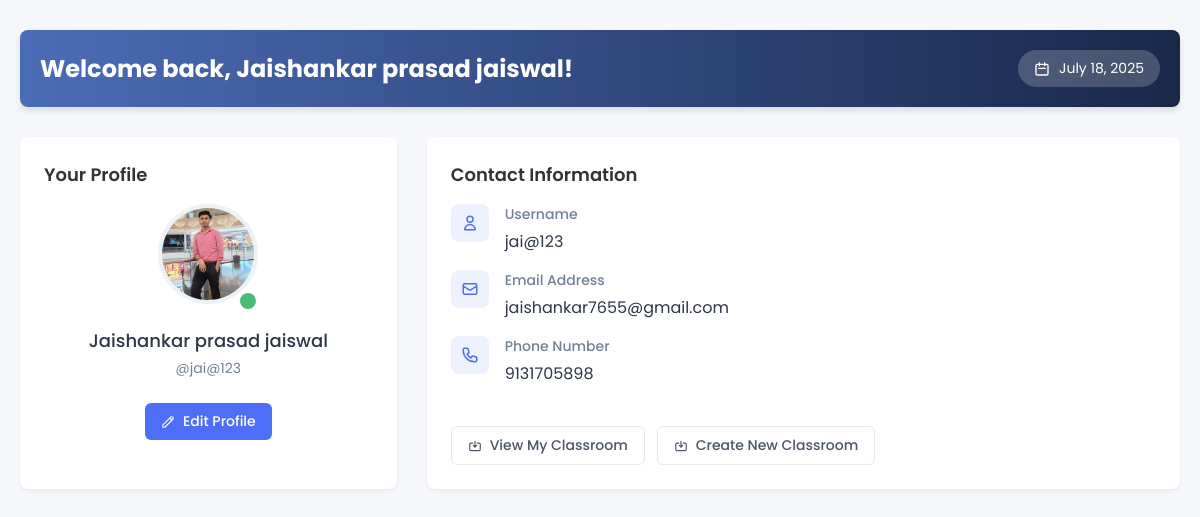
The page /dashboard/ (signed in) on the database its author committed.
### meet/models.py (models this page shows, shortened)
class UserRegister(models.Model):
    GENDER_CHOICES = (
        ('M', 'Male'),
        ('F', 'Female'),
        ('O', 'Other'),
    )
    full_name = models.CharField(max_length=100)
    username = models.CharField(max_length=100, unique=True)
    class_code = models.CharField(max_length=6, unique=True, blank=True)
    email = models.EmailField(unique=True)
    phone = models.CharField(max_length=10, unique=True)
    password = models.CharField(max_length=100)
    gender = models.CharField(max_length=10, choices=GENDER_CHOICES)
    profile = models.ImageField(upload_to='media/', blank=True, null=True)
    created_at = models.DateTimeField(auto_now_add=True)
    updated_at = models.DateTimeField(auto_now=True)

### meet/views.py (the view)
# urls.py: path('dashboard/', dashboard, name='dashboard'),
def dashboard(request):
    if 'user_id' not in request.session:
        return redirect('userLogin')  # Redirect to login page if not logged in
    user_id = request.session['user_id']
    user = UserRegister.objects.get(id=user_id)
    data = {
        'email': user.email,
        'phone': user.phone,
        'profile': user.profile.url if user.profile else None,
        'username': user.username,
        'full_name': user.full_name,
    }
    return render(request, 'meet/dashboard.html', {'data': data})

### meet/templates/meet/dashboard.html (shortened to what this page needs)
{% extends "meet/base.html" %}
{% block dashboard %}
<div class="dashboard-container">
  <div class="welcome-header">
    <div class="header-content">
      <h1>Welcome back, {{ data.full_name }}!</h1>
      <div class="date-display">
        <span>
          <svg xmlns="http://www.w3.org/2000/svg" width="16" height="16" viewBox="0 0 24 24">
            <path d="M8 7V3m8 4V3m-9 8h10M5 21h14a2 2 0 002-2V7a2 2 0 00-2-2H5a2 2 0 00-2 2v12a2 2 0 002 2z" />
          </svg>
          {% now "F j, Y" %}
        </span>
      </div>
    </div>
  </div>
  <div class="dashboard-grid">
    <div class="card profile-card">
      <div class="card-content">
        <h2>Your Profile</h2>
        <div class="profile-details">
          {% if data.profile %}
            <div class="profile-image-container">
              <img src="{{ data.profile }}" alt="Profile Picture" class="profile-image">
              <div class="status-indicator"></div>
            </div>
          {% else %}
            <div class="profile-placeholder">
              {{ data.full_name|slice:":1" }}
            </div>
          {% endif %}
          <h3>{{ data.full_name }}</h3>
          <p class="username">@{{ data.username }}</p>
          <button class="btn edit-profile-btn">
            <svg xmlns="http://www.w3.org/2000/svg" width="14" height="14" viewBox="0 0 24 24">
              <path d="M15.232 5.232l3.536 3.536m-2.036-5.036a2.5 2.5 0 113.536 3.536L6.5 21.036H3v-3.572L16.732 3.732z" />
            </svg>
            Edit Profile
          </button>
        </div>
      </div>
    </div>
    <div class="card contact-card">
      <div class="card-content">
        <h2>Contact Information</h2>
        <div class="contact-details">
          <div class="contact-item">
            <div class="icon-container">
              <svg xmlns="http://www.w3.org/2000/svg" width="18" height="18" viewBox="0 0 24 24">
                <path d="M16 7a4 4 0 11-8 0 4 4 0 018 0zM12 14a7 7 0 00-7 7h14a7 7 0 00-7-7z" />
              </svg>
            </div>
            <div class="contact-info">
              <h4>Username</h4>
              <p>{{ data.username }}</p>
            </div>
          </div>
          <div class="contact-item">
            <div class="icon-container">
              <svg xmlns="http://www.w3.org/2000/svg" width="18" height="18" viewBox="0 0 24 24">
                <path d="M3 8l7.89 5.26a2 2 0 002.22 0L21 8M5 19h14a2 2 0 002-2V7a2 2 0 00-2-2H5a2 2 0 00-2 2v10a2 2 0 002 2z" />
              </svg>
            </div>
            <div class="contact-info">
              <h4>Email Address</h4>
              <p>{{ data.email }}</p>
            </div>
          </div>
          <div class="contact-item">
            <div class="icon-container">
              <svg xmlns="http://www.w3.org/2000/svg" width="18" height="18" viewBox="0 0 24 24">
                <path d="M3 5a2 2 0 012-2h3.28a1 1 0 01.948.684l1.498 4.493a1 1 0 01-.502 1.21l-2.257 1.13a11.042 11.042 0 005.516 5.516l1.13-2.257a1 1 0 011.21-.502l4.493 1.498a1 1 0 01.684.949V19a2 2 0 01-2 2h-1C9.716 21 3 14.284 3 6V5z" />
              </svg>
            </div>
            <div class="contact-info">
              <h4>Phone Number</h4>
              <p>{{ data.phone }}</p>
            </div>
          </div>
          <div class="button-group">
            <button class="btn secondary-btn">
              <svg xmlns="http://www.w3.org/2000/svg" width="14" height="14" viewBox="0 0 24 24">
                <path d="M8 7H5a2 2 0 00-2 2v9a2 2 0 002 2h14a2 2 0 002-2V9a2 2 0 00-2-2h-3m-1 4l-3 3m0 0l-3-3m3 3V4" />
              </svg>
              View My Classroom
            </button>
            <button class="btn secondary-btn">
              <svg xmlns="http://www.w3.org/2000/svg" width="14" height="14" viewBox="0 0 24 24">
                <path d="M8 7H5a2 2 0 00-2 2v9a2 2 0 002 2h14a2 2 0 002-2V9a2 2 0 00-2-2h-3m-1 4l-3 3m0 0l-3-3m3 3V4" />
              </svg>
              Create New Classroom
            </button>
          </div>
        </div>
      </div>
    </div>
  </div>
</div>
{% endblock dashboard %}

### meet/static/meet/css/style.css (style rules this page uses)
.antialiased { background-color: red; }

### meet/templates/meet/base.html (style rules this page uses)
* { font-family: 'Poppins', sans-serif; box-sizing: border-box; }
body { margin: 0; padding: 0; background-color: #f5f5f5; }

### meet/templates/meet/dashboard.html (style rules this page uses)
.dashboard-container { background-color: #f5f7fa; min-height: 100vh; padding: 30px 20px; font-family: 'Arial', sans-serif; max-width: 1200px; margin: 0 auto; }
.welcome-header { background: linear-gradient(to right, #4b6cb7, #182848); border-radius: 8px; box-shadow: 0 4px 6px rgba(0, 0, 0, 0.1); padding: 20px; margin-bottom: 30px; }
.header-content { display: flex; justify-content: space-between; align-items: center; }
.welcome-header h1 { color: white; font-size: 24px; font-weight: bold; margin: 0; }
.date-display { display: none; }
@media (min-width: 640px) { .date-display { display: block; background-color: rgba(255, 255, 255, 0.2); color: white; padding: 8px 16px; border-radius: 20px; font-size: 14px; } }
@media (min-width: 640px) { .date-display svg { display: inline-block; vertical-align: middle; margin-right: 5px; fill: none; stroke: currentColor; stroke-width: 2; stroke-linecap: round; stroke-linejoin: round; } }
.dashboard-grid { display: grid; grid-template-columns: 1fr; gap: 30px; }
@media (min-width: 992px) { .dashboard-grid { grid-template-columns: 1fr 2fr; } }
.card { background-color: white; border-radius: 8px; box-shadow: 0 2px 4px rgba(0, 0, 0, 0.05); overflow: hidden; }
.card-content { padding: 24px; }
.card h2 { font-size: 18px; font-weight: 600; color: #333; margin-top: 0; margin-bottom: 16px; }
.profile-details { display: flex; flex-direction: column; align-items: center; }
.profile-image-container { position: relative; margin-bottom: 16px; }
.profile-image { width: 100px; height: 100px; border-radius: 50%; object-fit: cover; border: 4px solid #edf2f7; }
.status-indicator { position: absolute; bottom: 0; right: 0; background-color: #48bb78; width: 20px; height: 20px; border-radius: 50%; border: 2px solid white; }
.profile-details h3 { font-size: 18px; font-weight: 500; color: #2d3748; margin: 0; }
.username { font-size: 14px; color: #718096; margin-top: 4px; margin-bottom: 16px; }
.contact-details { display: flex; flex-direction: column; gap: 16px; }
.contact-item { display: flex; align-items: flex-start; }
.icon-container { background-color: #eef2ff; padding: 10px; border-radius: 8px; display: flex; align-items: center; justify-content: center; }
.icon-container svg { fill: none; stroke: #4f6ef7; stroke-width: 2; stroke-linecap: round; stroke-linejoin: round; }
.contact-info { margin-left: 16px; flex: 1; }
.contact-info h4 { font-size: 14px; font-weight: 500; color: #718096; margin: 0 0 4px 0; }
.contact-info p { font-size: 16px; color: #2d3748; margin: 0; }
.button-group { display: flex; flex-direction: column; gap: 12px; margin-top: 24px; }
@media (min-width: 640px) { .button-group { flex-direction: row; } }
.btn { display: inline-flex; align-items: center; justify-content: center; padding: 8px 16px; font-size: 14px; font-weight: 500; border-radius: 6px; cursor: pointer; transition: all 0.3s ease; }
.btn svg { margin-right: 8px; fill: none; stroke: currentColor; stroke-width: 2; stroke-linecap: round; stroke-linejoin: round; }
.edit-profile-btn { background-color: #4f6ef7; color: white; border: none; margin-top: 8px; }
.secondary-btn { background-color: white; color: #4a5568; border: 1px solid #e2e8f0; }

### rows shown on the page
UserRegister: full_name "Jaishankar prasad jaiswal", username "jai@123", email "jaishankar7655@gmail.com", phone "9131705898"
